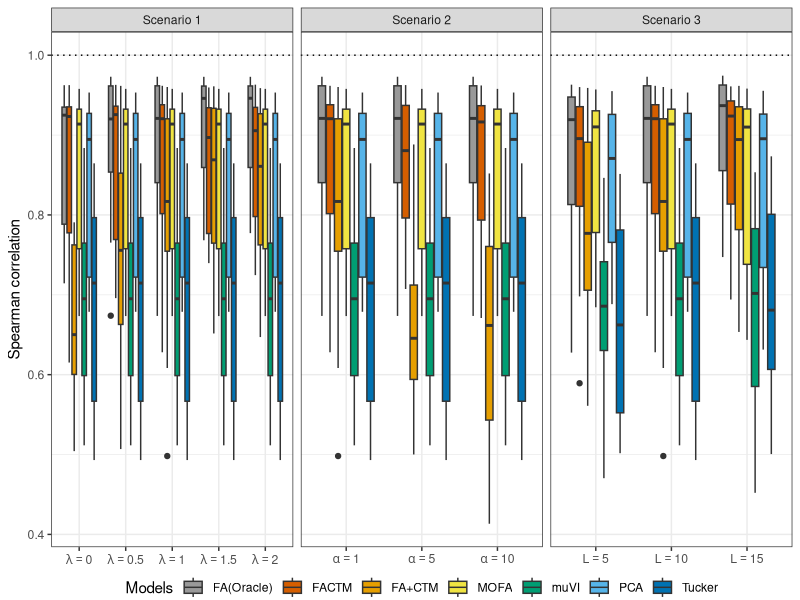
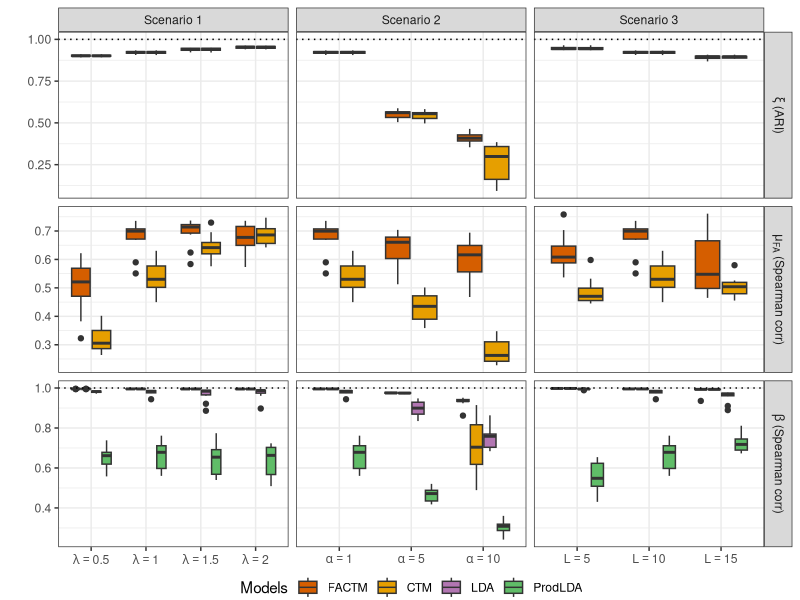
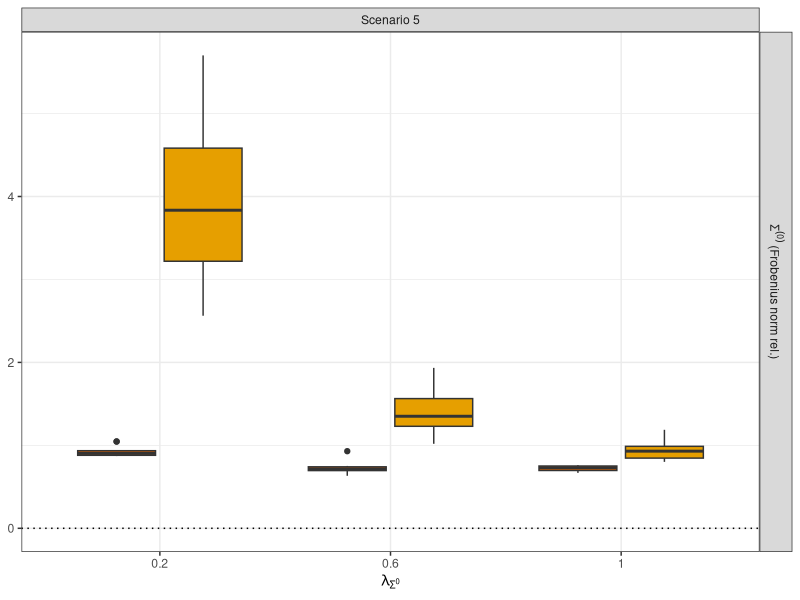
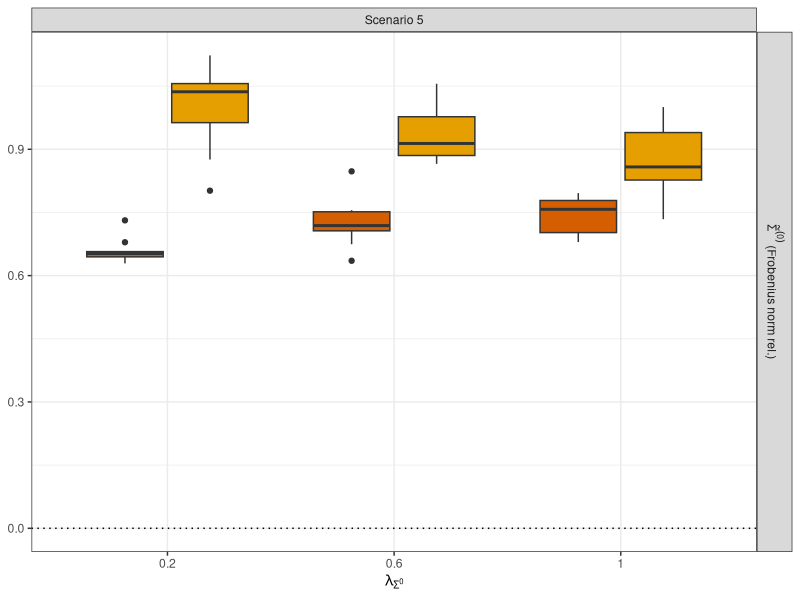
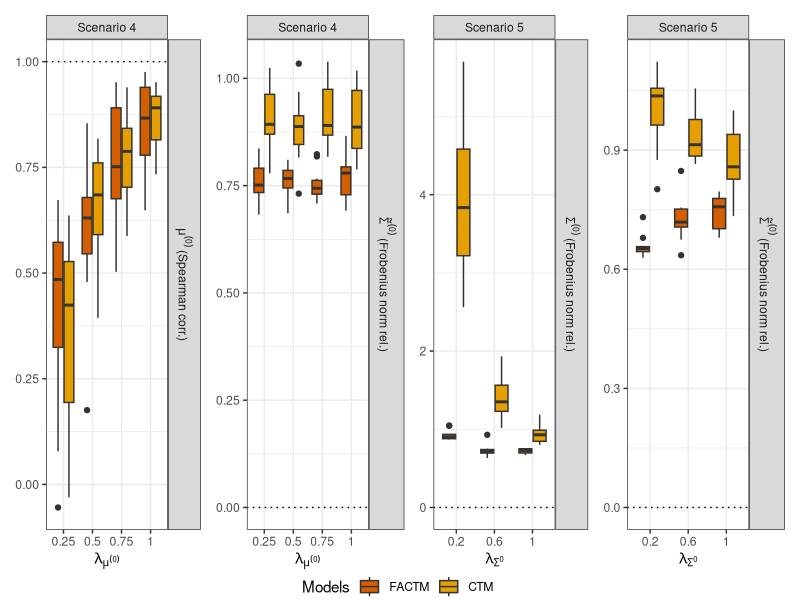
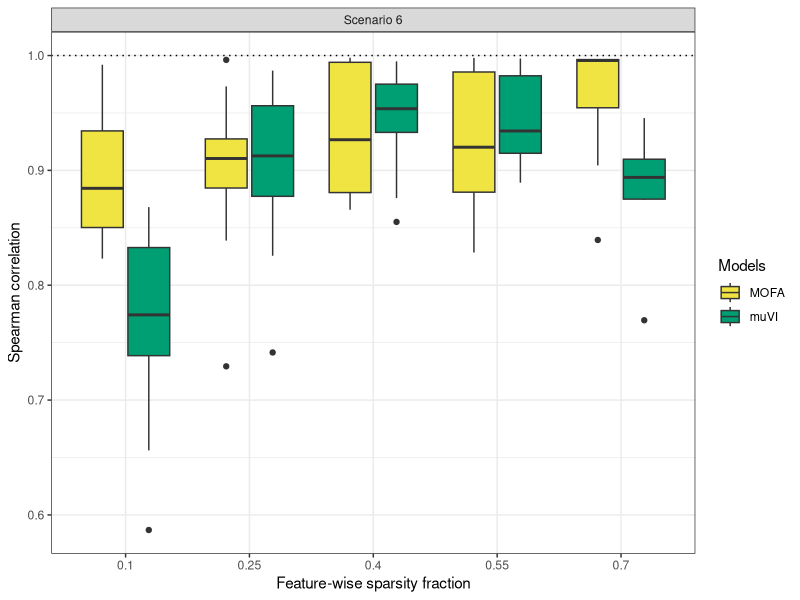

Write R code to recreate these figures, in order.
library(ggplot2)
library(dplyr)
library(tidyverse)
library(plyr)
library(ggthemes)
library(ggpubr)
library(patchwork)

# colors
col_pal <- c("#999999", "#E69F00", "#56B4E9", "#009E73", "#F0E442",
             "#0072B2", "#D55E00", "#CC79A7", "#B276B2", "#60BD68")

color_fa_ctm <- c('FA(Oracle)'=col_pal[1], 'FACTM'=col_pal[7], 'FA+CTM'=col_pal[2], 'MOFA'=col_pal[5], 
                  'muVI'=col_pal[4], 'PCA'=col_pal[3], 'Tucker'=col_pal[6], 'LDA'=col_pal[9], 'ProdLDA'=col_pal[10], 'CTM'=col_pal[2])

# Figure 2 - fa part ----

df <- read.csv('data//simulations//simulation_results_fa.csv')

df$Models <- factor(df$Models)
df$Models <- revalue(df$Models, c('FA'='del_fa', 'FA(Oracle)'='FA(Oracle)', 'FA+CTM'='FA+CTM', "FACTM"='del_factm','FACTM(R)'='FACTM',
            "MOFA"="MOFA", "muVI"="del_muVI", "muVI_prior"='muVI', "PCA"='PCA',"Tucker"='Tucker'))
df <- df %>% filter(! Models %in% c('del_fa', "del_muVI", 'del_factm') )
df$Models <- factor(df$Models, levels=c('FA(Oracle)', 'FACTM', 'FA+CTM', 'MOFA', 'muVI', 'PCA', 'Tucker'))

df$sim_scenario <- factor(df$sim_scenario)
df$sim_scenario <- revalue(df$sim_scenario, c('scaling_D_topics'='Scenario 3', 'scaling_topics_param'='Scenario 2', 'scaling_weights'='Scenario 1'))
df$sim_scenario <- factor(df$sim_scenario, levels=c('Scenario 1', 'Scenario 2', 'Scenario 3'))
df[df$sim_scenario == 'Scenario 3','param'] <- df[df$sim_scenario == 'Scenario 3','param']*10

df$param <- as.numeric(df$param)
df$param[df$sim_scenario == 'Scenario 1'] <- sapply(df$param[df$sim_scenario == 'Scenario 1'], function(x0) paste('lambda =', x0))
df$param[df$sim_scenario == 'Scenario 2'] <- sapply(df$param[df$sim_scenario == 'Scenario 2'], function(x0) paste('alpha =', ifelse(as.numeric(x0) < 10, paste0('0', x0), paste0(x0))))
df$param[df$sim_scenario == 'Scenario 3'] <- sapply(df$param[df$sim_scenario == 'Scenario 3'], function(x0) paste('L =', ifelse(as.numeric(x0) < 10, paste0('0', x0), paste0("",x0))))

fig_2 <- ggplot(df, aes(x=factor(param), y=value, fill=Models)) +
  geom_boxplot() +
  scale_fill_manual(values=color_fa_ctm)+
  facet_grid(~sim_scenario, scales='free_x') +
  scale_x_discrete(labels=c("lambda = 0" = expression(lambda == 0),
                            "lambda = 0.5" = expression(lambda == 0.5),
                            "lambda = 1" = expression(lambda == 1),
                            "lambda = 1.5" = expression(lambda == 1.5),
                            "lambda = 2" = expression(lambda == 2),
                            "alpha = 01" = expression(alpha == 1),
                            "alpha = 05" = expression(alpha == 5),
                            "alpha = 10" = expression(alpha == 10),
                            "L = 05" = expression(L == 5),
                            "L = 10" = expression(L == 10),
                            "L = 15" = expression(L == 15)))+
  labs(x = NULL) +
  ylab('Spearman correlation') +
  geom_hline(yintercept=1, linetype='dotted')+
  theme_bw() +
  theme(legend.position="bottom", legend.margin=margin(0,0,0,0),
        legend.box.margin=margin(-5,-5,-5,-5)) +
  guides(fill = guide_legend(nrow = 1))
fig_2


# Figure 3 - structered view - part 1 ----

df = read.csv('data//simulations//simulation_results_ctm_v1.csv')

df <- df %>% filter(param!=0)

df$sim_scenario <- factor(df$sim_scenario)
df$sim_scenario <- factor(df$sim_scenario, levels=c('scaling_weights', 'scaling_topics_param', 'scaling_D_topics'))
df$sim_scenario <- revalue(df$sim_scenario, c('scaling_D_topics'=expression(paste('Scenario 3')), 
                                              'scaling_topics_param'=expression(paste('Scenario 2')), 
                                              'scaling_weights'=expression(paste('Scenario 1'))))

df$param <- as.numeric(df$param)
df$param[as.numeric(df$sim_scenari) == 1] <- sapply(df$param[as.numeric(df$sim_scenari) == 1], function(x0) paste('lambda =', x0))
df$param[as.numeric(df$sim_scenari) == 2] <- sapply(df$param[as.numeric(df$sim_scenari) == 2], function(x0) paste('alpha =', ifelse(as.numeric(x0) < 10, paste0('0', x0), paste0(x0))))
df$param[as.numeric(df$sim_scenari) == 3] <- sapply(df$param[as.numeric(df$sim_scenari) == 3], function(x0) paste('L =', ifelse(as.numeric(x0) < 10, paste0('0', x0), paste0("",x0))))

df$Models <- factor(df$Models)
df$Models <- revalue(df$Models, c("FACTM"='del_factm','FACTM(R)'='FACTM',
                                  "CTM"="CTM", "LDA"="LDA", "ProdLDA"='ProdLDA'))
df <- df %>% filter(! Models %in% c('del_factm') )
df$Models <- factor(df$Models, levels=c('FACTM', 'CTM', 'LDA', 'ProdLDA'))

df <- df %>% filter(var  %in% c('muFA_corr_spearmann', 'topics_corr_spearmann', 'clusters_ARI'))

df$var <- factor(df$var)
df$var <- revalue(df$var, c("muFA_corr_spearmann"=expression(paste(mu[FA], ' (Spearman corr)')),
                            'topics_corr_spearmann'=expression(paste(beta, ' (Spearman corr)')),
                             "clusters_ARI"=expression(paste(xi, ' (ARI)'))))

df$yintercept_plot <- NA
df$yintercept_plot[as.numeric(df$var) == 1 | as.numeric(df$var) == 3] = 1

fig_3 <- ggplot(df, aes(x=factor(param), y=value, fill=Models)) +
  geom_boxplot() +
  scale_fill_manual(values=color_fa_ctm)+
  scale_x_discrete(labels=c("lambda = 0" = expression(lambda == 0),
                            "lambda = 0.5" = expression(lambda == 0.5),
                            "lambda = 1" = expression(lambda == 1),
                            "lambda = 1.5" = expression(lambda == 1.5),
                            "lambda = 2" = expression(lambda == 2),
                            "alpha = 01" = expression(alpha == 1),
                            "alpha = 05" = expression(alpha == 5),
                            "alpha = 10" = expression(alpha == 10),
                            "L = 05" = expression(L == 5),
                            "L = 10" = expression(L == 10),
                            "L = 15" = expression(L == 15)))+
  facet_grid(var~sim_scenario, scales='free', labeller = label_parsed) +
  xlab(expression(paste("Parameters: ", lambda, ', ', alpha, ', and ', L))) +
  ylab(' ') +
  labs(x = NULL) +
  geom_hline(aes(yintercept=yintercept_plot), linetype='dotted')+
  theme_bw() +
  theme(legend.position="bottom", legend.margin=margin(0,0,0,0),
        legend.box.margin=margin(-5,-5,-5,-5)) 
fig_3

# Figure 4 - structered view - part 2 (population-level variables) ----

df <- read.csv('data//simulations//simulation_results_ctm_v2.csv')

df$Models <- factor(df$Models)
df$Models <- revalue(df$Models, c("FACTM"='del_factm','FACTM(R)'='FACTM',
                                  "CTM"="CTM", "LDA"="LDA", "ProdLDA"='ProdLDA'))
df$Models <- factor(df$Models, levels=c('FACTM', 'CTM'))

df$sim_scenario <- factor(df$sim_scenario)
df$sim_scenario <- factor(df$sim_scenario, levels=c('scaling_mu0', 'scaling_Sigma0'))
df$sim_scenario <- revalue(df$sim_scenario, c('scaling_mu0'=expression(paste('Scenario 4')), 'scaling_Sigma0'=expression(paste('Scenario 5'))))

df$var <- factor(df$var)
df$var <- factor(df$var, levels=c('mu0_corr', 'Sigma0_corr_Frobenius', 'Sigma0_Frobenius'))
df$var <- revalue(df$var, c("mu0_corr"=expression(paste(mu^(0), " (Spearman corr.)")),
                            'Sigma0_corr_Frobenius'=expression(paste(tilde(Sigma)^(0), " (Frobenius norm rel.)")),
                            "Sigma0_Frobenius"=expression(paste(Sigma^(0), " (Frobenius norm rel.)"))))

df <- df %>% filter(Models %in% c('FACTM', 'CTM'))

p1 <- ggplot(df %>% filter(as.integer(df$sim_scenario) == 1, as.integer(df$var) == 1, param > 0), aes(x=factor(param), y=value, fill=Models)) +
  geom_boxplot() +
  scale_fill_manual(values=color_fa_ctm)+
  facet_grid(var~sim_scenario, scales='free_x', labeller = label_parsed) +
  xlab(bquote(lambda[mu^(0)])) +
  labs(y = NULL) +
  geom_hline(yintercept=1, linetype='dotted')+
  theme_bw()  + theme(legend.position="none")

p2 <- ggplot(df %>% filter(as.integer(df$sim_scenario) == 1, as.integer(df$var) == 2, param > 0), aes(x=factor(param), y=value, fill=Models)) +
  geom_boxplot() +
  scale_fill_manual(values=color_fa_ctm)+
  facet_grid(var~sim_scenario, scales='free_x', labeller = label_parsed) +
  xlab(expression(paste(lambda[mu^(0)]))) +
  labs(y = NULL) +
  geom_hline(yintercept=0, linetype='dotted')+
  theme_bw() + theme(legend.position="none")

p3 <- ggplot(df %>% filter(as.integer(df$sim_scenario) == 2, as.integer(df$var) == 3, param > 0), aes(x=factor(param), y=value, fill=Models)) +
  geom_boxplot() +
  scale_fill_manual(values=color_fa_ctm)+
  facet_grid(var~sim_scenario, scales='free_x', labeller = label_parsed) +
  xlab(expression(paste(lambda[Sigma^0]))) +
  labs(y = NULL) +
  geom_hline(yintercept=0, linetype='dotted')+
  theme_bw() + theme(legend.position="none")
p3

p4 <- ggplot(df %>% filter(as.integer(df$sim_scenario) == 2, as.integer(df$var) == 2, param > 0), aes(x=factor(param), y=value, fill=Models)) +
  geom_boxplot() +
  scale_fill_manual(values=color_fa_ctm)+
  facet_grid(var~sim_scenario, scales='free_x', labeller = label_parsed) +
  xlab(expression(paste(lambda[Sigma^0]))) +
  labs(y = NULL) +
  geom_hline(yintercept=0, linetype='dotted')+
  theme_bw()  + theme(legend.position="none")
p4

combined <- p1 + p2 + p3 + p4 & theme(legend.position="bottom", legend.margin=margin(0,0,0,0),
                                      legend.box.margin=margin(-10,-10,-10,-10))
fig_4 <- combined + plot_layout(nrow = 1, ncol = 4, guides = "collect")
fig_4

# Figure B.3 - scenario 6 - sparsity ----

df <- read.csv('data//simulations//simulations_additional_results.csv')

df$Models <- factor(df$Models)
df$Models <- revalue(df$Models, c('FA'='del_fa', 'FA(Oracle)'='FA(Oracle)', 'FA+CTM'='FA+CTM', "FACTM"='del_factm','FACTM(R)'='FACTM',
                                  "mofa"="MOFA", "muVI"="del_muVI", "muVI_prior"='muVI', "PCA"='PCA',"Tucker"='Tucker'))
df <- df %>% filter(! Models %in% c('del_fa', "del_muVI", 'del_factm') )
df$Models <- factor(df$Models, levels=c('MOFA', 'muVI'))

df$sim_scenario <- factor(df$sim_scenario)
df$sim_scenario <- revalue(df$sim_scenario, c('scaling_sparsity'='Scenario 6'))

new_param = seq(0.1, 0.7, length.out=5)
names(new_param) <- rev(sort(unique(df$param)))
df$param <- revalue(factor(df$param), new_param)
df$param <- factor(df$param, levels=new_param)

fig_B3 <- ggplot(df %>% filter(var == 'z_corr_best_order'), aes(x=factor(param), y=value, fill=Models)) +
  geom_boxplot() +
  scale_fill_manual(values=color_fa_ctm)+
  facet_grid(~sim_scenario, scales='free_x') +
  xlab('Feature-wise sparsity fraction') +
  ylab('Spearman correlation') +
  geom_hline(yintercept=1, linetype='dotted')+
  theme_bw() +
  theme(legend.position="right")# +
fig_B3


